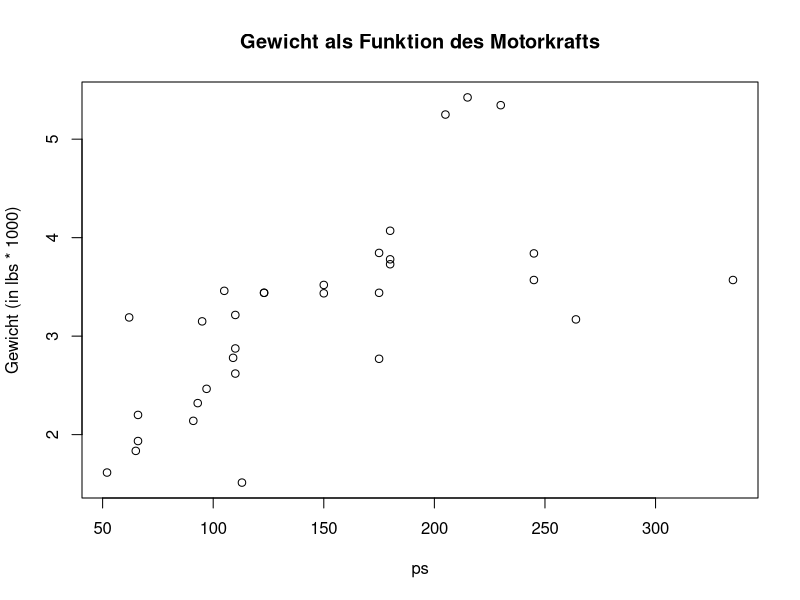
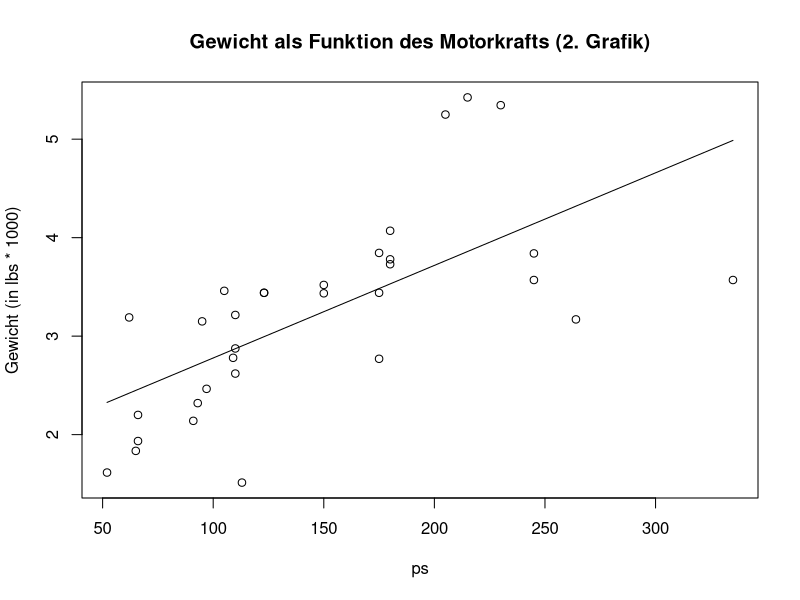

These charts were generated, in order, by the following R code:
## ---- chunk 1
# Daten zuerst plotten und betrachten. Prüfen, ob eine lineare Regression sinnvoll aussieht.
plot(x = mtcars$hp, 
     y=mtcars$wt,
     main = "Gewicht als Funktion des Motorkrafts",
     xlab = "ps",
     ylab = "Gewicht (in lbs * 1000)")

# Versuch, eine passende lineare Regression zu modellieren:
# model populieren
wt.hp.model <- lm (wt~hp, data=mtcars)

# coeffs extrahieren: 
coeffs <- coefficients(wt.hp.model)
steigung <- coeffs[2]
intercept <- coeffs[1]

# Daten und Linie des Modells zusammen plotten
x <- mtcars$hp
y <- mtcars$wt

plot(x = mtcars$hp, 
     y=mtcars$wt,
     main = "Gewicht als Funktion des Motorkrafts (2. Grafik)",
     xlab = "ps",
     ylab = "Gewicht (in lbs * 1000)")
lines(x, intercept + x*steigung)

# Berechung des erwarteten Gewichtes für ein Auto mit 200hp:
hp1  <- 200
est.wt1 <- intercept + steigung * hp1
est.wt1

# Dieselbe Berechnung mit der R-Funktion predict:
hp2 <- data.frame(hp=200)
est.wt2 <- predict(wt.hp.model, hp2)
est.wt2

## ---- chunk 2
r2 <- summary(wt.hp.model)$r.squared
## ---- chunk 3
# Ihr R-Code
## ---- chunk 4
# Ihr Code 

## ---- chunk 5
# Ihr Code

